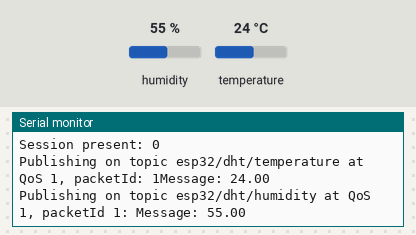
Recording of a sketch running on a simulated ESP32. Parts: the last lines printed to the serial monitor. Inputs (shaded band) come from the test bench; at power-on: humidity 55 %, temperature 24 °C. WiFi joins after 1.5 s; servers stay silent unless stated; no MQTT or app messages arrive unless stated.

Above: at 18.0 s.
18.1 s: humidity set to 22 %
At 20.6 s:
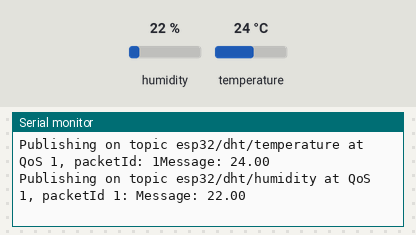
33.1 s: temperature set to 12 °C
At 40.7 s:
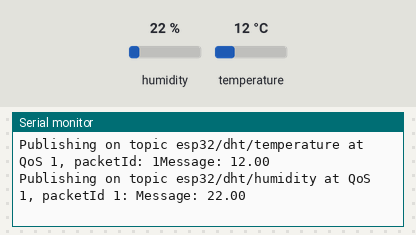
48.1 s: humidity set to 40 %
At 50.7 s:
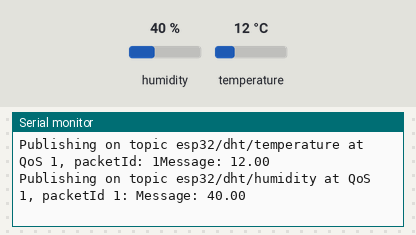
Timing chart, 0 to 52.2 s (numbered marks = the images above; inputs shaded):
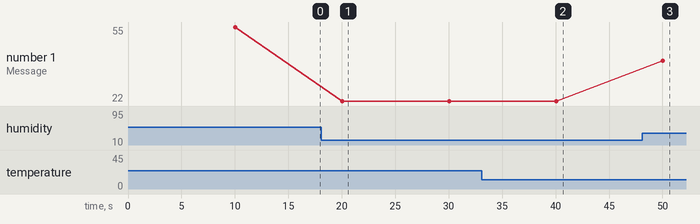

Measured:
- after the input at 18.1 s, the serial monitor: prints a new line after 1.9 s (image 1)
- after the input at 33.1 s, the serial monitor: prints a new line after 6.9 s (image 2)
- after the input at 48.1 s, the serial monitor: prints a new line after 1.9 s (image 3)
- plotted number 1: 55 → 22 after the input at 18.1 s, 22 → 40 after the input at 48.1 s

The sketch:

mqtt_client.ino
```cpp
#include "DHT.h";
#include <WiFi.h>;

extern "C" {
  #include "freertos/FreeRTOS.h"
  #include "freertos/timers.h"
}
#include <AsyncMqttClient.h>

#define WIFI_SSID "Linkem_CF36F0"
#define WIFI_PASSWORD "revh6a2t"

#define MQTT_HOST IPAddress(192, 168, 1, 250)
#define MQTT_PORT 1883
#define MQTT_PUB_TEMP "esp32/dht/temperature"
#define MQTT_PUB_HUM  "esp32/dht/humidity"

AsyncMqttClient mqttClient;
TimerHandle_t mqttReconnectTimer;
TimerHandle_t wifiReconnectTimer;

unsigned long previousMillis = 0;
const long interval = 10000;

#define DHTPIN 4
#define DHTTYPE DHT11

DHT dht(DHTPIN, DHTTYPE);

float temp;
float hum;

void connectToWifi() {
  Serial.println("Connecting to Wi-Fi...");
  WiFi.begin(WIFI_SSID, WIFI_PASSWORD);
}

void connectToMqtt() {
  Serial.println("Connecting to MQTT...");
  mqttClient.connect();
}

void onMqttConnect(bool sessionPresent) {
  Serial.println("Connected to MQTT.");
  Serial.print("Session present: ");
  Serial.println(sessionPresent);
}

void onMqttDisconnect(AsyncMqttClientDisconnectReason reason) {
  Serial.println("Disconnected from MQTT.");
  if (WiFi.isConnected()) {
    xTimerStart(mqttReconnectTimer, 0);
  }
}

void onMqttPublish(uint16_t packetId) {
  Serial.print("Publish acknowledged.");
  Serial.print("  packetId: ");
  Serial.println(packetId);
}

void WiFiEvent(WiFiEvent_t event) {
  Serial.printf("[WiFi-event] event: %d\n", event);
  switch(event) {
    case SYSTEM_EVENT_STA_GOT_IP:
      Serial.println("WiFi connected");
      Serial.println("IP address: ");
      Serial.println(WiFi.localIP());
      connectToMqtt();
      break;
    case SYSTEM_EVENT_STA_DISCONNECTED:
      Serial.println("WiFi lost connection");
      xTimerStop(mqttReconnectTimer, 0);
      xTimerStart(wifiReconnectTimer, 0);
      break;
  }
}

void setup() {
  Serial.begin(9600);
  Serial.println();

  WiFi.onEvent(WiFiEvent);

  dht.begin();

  mqttReconnectTimer = xTimerCreate("mqttTimer", pdMS_TO_TICKS(2000), pdFALSE, (void*)0, reinterpret_cast<TimerCallbackFunction_t>(connectToMqtt));
  wifiReconnectTimer = xTimerCreate("wifiTimer", pdMS_TO_TICKS(2000), pdFALSE, (void*)0, reinterpret_cast<TimerCallbackFunction_t>(connectToWifi));

  mqttClient.onConnect(onMqttConnect);
  mqttClient.onDisconnect(onMqttDisconnect);
  mqttClient.onPublish(onMqttPublish);
  mqttClient.setServer(MQTT_HOST, MQTT_PORT);

  connectToWifi();
}

void loop() {
  unsigned long currentMillis = millis();

  if (currentMillis - previousMillis >= interval) {
    previousMillis = currentMillis;
    hum = dht.readHumidity();
    temp = dht.readTemperature();

    if (isnan(temp) || isnan(hum)) {
      Serial.println(F("Error: Failed to read from DHT sensor!"));
    } else {
      uint16_t packetIdPub1 = mqttClient.publish(MQTT_PUB_TEMP, 1, true, String(temp).c_str());
      Serial.printf("Publishing on topic %s at QoS 1, packetId: %i", MQTT_PUB_TEMP, packetIdPub1);
      Serial.printf("Message: %.2f \n", temp);

      uint16_t packetIdPub2 = mqttClient.publish(MQTT_PUB_HUM, 1, true, String(hum).c_str());
      Serial.printf("Publishing on topic %s at QoS 1, packetId %i: ", MQTT_PUB_HUM, packetIdPub2);
      Serial.printf("Message: %.2f \n", hum);
    }
  }
}
```
